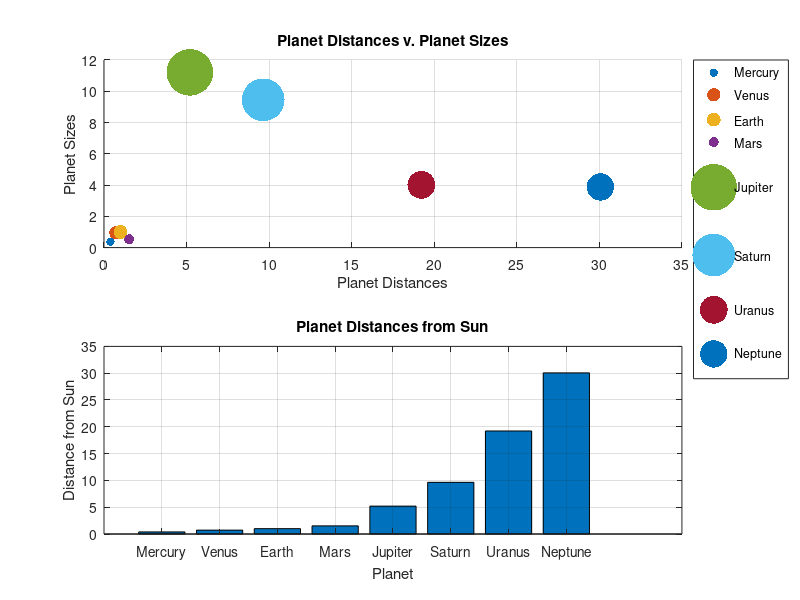

Write MATLAB code to recreate this figure.
% Author Name: Dylan Convery
% Email: conver83@rowan.edu
% Course: MATLAB Programming - Fall 2024
% Assignment: Assignment 2
% Task: Solar System Visualization
% Date 10/11

%clear the command window(neater)
clear
clc
%setting the variables for sizes, names, and distances.
planet_distances=[.39, .72, 1, 1.52, 5.2, 9.64, 19.22, 30.06];
planet_sizes=[.38, .95, 1, .53, 11.21, 9.45, 4.01, 3.88];
planet_names={'Mercury', 'Venus', 'Earth', 'Mars', 'Jupiter', 'Saturn', 'Uranus', 'Neptune'};

%giving the colors of the plant based on names
colors=lines(length(planet_names));

%creating the first part of the chart
figure;
subplot(2, 1, 1);
hold on;
for i=1:length(planet_names)
scatter(planet_distances(i), planet_sizes(i), planet_sizes(i) * 100, 'filled', 'MarkerFaceColor', colors(i,:));
end

% giving axis lables
hold off;
title('Planet Distances v. Planet Sizes');
xlabel('Planet Distances');
ylabel('Planet Sizes');
grid on;

%give the legend of the chart
legend(planet_names, "Location" , 'northeastoutside')

%create the subplot for distance from the sun
subplot(2,1,2);
bar(planet_distances);
set(gca, 'xticklabel', planet_names);
title('Planet Distances from Sun');
xlabel('Planet')
ylabel('Distance from Sun')
grid on;

%save the plot
saveas(gcf, 'solar_system_visualization.png');